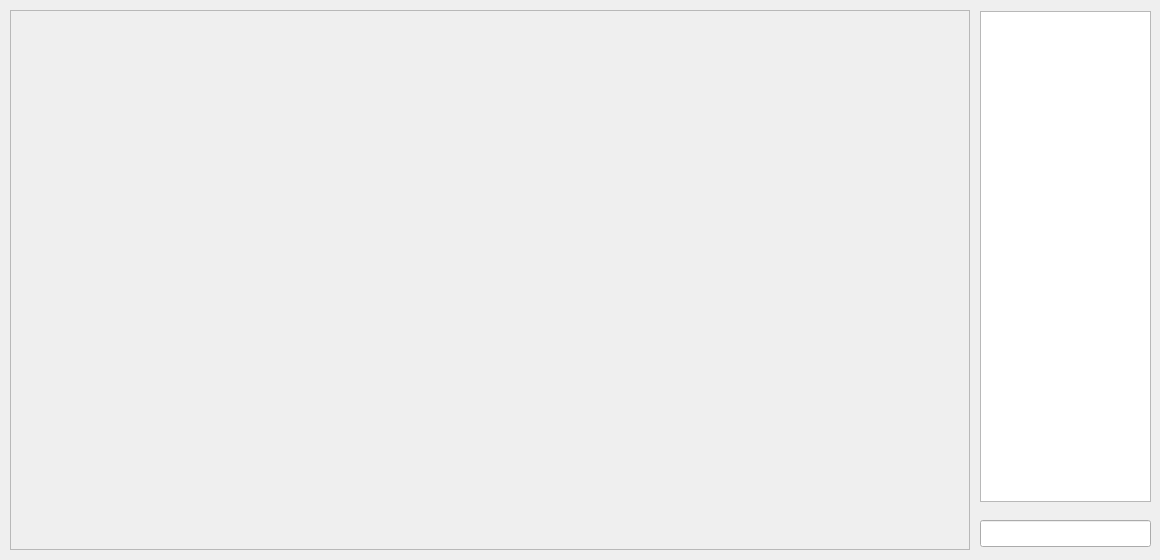
<?xml version="1.0" encoding="UTF-8"?>
<ui version="4.0">
 <class>GameDialog</class>
 <widget class="QDialog" name="GameDialog">
  <property name="geometry">
   <rect>
    <x>0</x>
    <y>0</y>
    <width>1160</width>
    <height>560</height>
   </rect>
  </property>
  <property name="windowTitle">
   <string>Dialog</string>
  </property>
  <widget class="QFrame" name="frame">
   <property name="geometry">
    <rect>
     <x>10</x>
     <y>10</y>
     <width>960</width>
     <height>540</height>
    </rect>
   </property>
   <property name="frameShape">
    <enum>QFrame::StyledPanel</enum>
   </property>
   <property name="frameShadow">
    <enum>QFrame::Raised</enum>
   </property>
  </widget>
  <widget class="QLineEdit" name="chatImput">
   <property name="geometry">
    <rect>
     <x>980</x>
     <y>520</y>
     <width>171</width>
     <height>27</height>
    </rect>
   </property>
  </widget>
  <widget class="QTextBrowser" name="chatBox">
   <property name="geometry">
    <rect>
     <x>980</x>
     <y>11</y>
     <width>171</width>
     <height>491</height>
    </rect>
   </property>
   <property name="tabStopWidth">
    <number>10</number>
   </property>
  </widget>
 </widget>
 <resources/>
 <connections/>
</ui>
